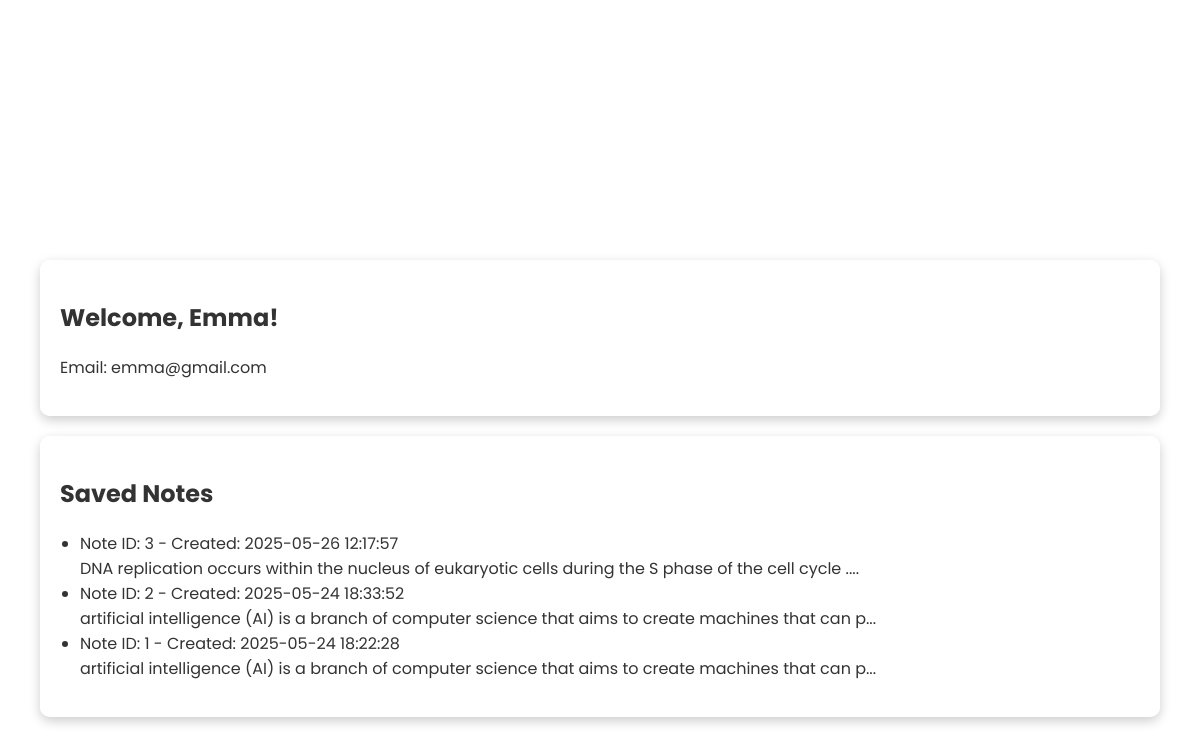
/dashboard (signed in), run on the app's committed database.
### tables this page shows
CREATE TABLE users (
        id INTEGER PRIMARY KEY AUTOINCREMENT,
        name TEXT NOT NULL,
        email TEXT NOT NULL UNIQUE,
        password TEXT NOT NULL
    );

CREATE TABLE notes (
        id INTEGER PRIMARY KEY AUTOINCREMENT,
        user_id INTEGER NOT NULL,
        summary TEXT NOT NULL,
        keywords TEXT,
        questions TEXT,
        flashcards TEXT,
        created_at TIMESTAMP DEFAULT CURRENT_TIMESTAMP, user_note_id INTEGER,
        FOREIGN KEY (user_id) REFERENCES users(id)
    );

### app.py (the view)
@app.route('/dashboard')
def dashboard():
    if 'user_id' not in session:
        return redirect(url_for('home'))
    conn = sqlite3.connect('users.db')
    cursor = conn.cursor()
    cursor.execute("SELECT name, email FROM users WHERE id = ?", (session['user_id'],))
    user = cursor.fetchone()
    cursor.execute("PRAGMA table_info(notes)")
    columns = [info[1] for info in cursor.fetchall()]
    use_user_note_id = 'user_note_id' in columns
    if use_user_note_id:
        cursor.execute("SELECT user_note_id, summary, created_at FROM notes WHERE user_id = ? ORDER BY created_at DESC", (session['user_id'],))
    else:
        cursor.execute("SELECT id, summary, created_at FROM notes WHERE user_id = ? ORDER BY created_at DESC", (session['user_id'],))
    saved_notes = cursor.fetchall()
    conn.close()
    notes_data = [{'user_note_id': note[0], 'summary': note[1], 'created_at': note[2]} for note in saved_notes]
    return render_template('dashboard.html', username=user[0], email=user[1], saved_notes=notes_data)

### templates/dashboard.html (shortened to what this page needs)
<!DOCTYPE html>
<html lang="en">
<head>
</head>
<body>
    <div class="scrollable-content">
        <div class="main-container">
            <header>
                <nav>
                    <ul class="nav-links">
                        <li><a href="{{ url_for('mainpage') }}">Home</a></li>
                        <li><a href="{{ url_for('view_notes') }}">Notes</a></li>
                        <li><a href="{{ url_for('view_flashcards') }}">FlashCards</a></li>
                        <li><a href="{{ url_for('quiz') }}">Quiz</a></li>
                        {% if 'user_id' in session %}
                            <li class="dropdown">
                                <a href="#" class="dropbtn">Profile</a>
                            </li>
                        {% else %}
                            <li><a href="{{ url_for('login') }}">Login</a></li>
                        {% endif %}
                    </ul>
                </nav>
            </header>
            <div class="content-container">
                <h1 class="title">Dashboard</h1>
                <div class="user-info">
                    <h2>Welcome, {{ username }}!</h2>
                    <p>Email: {{ email }}</p>
                </div>
                <div class="saved-notes">
                    <h2>Saved Notes</h2>
                    {% if saved_notes %}
                        <ul>
                            {% for note in saved_notes %}
                                <li>Note ID: {{ note.user_note_id }} - Created: {{ note.created_at }}<br>{{ note.summary[:100] }}...</li>
                            {% endfor %}
                        </ul>
                    {% else %}
                        <p>No saved notes yet.</p>
                    {% endif %}
                </div>
            </div>
        </div>
    </div>
</body>
</html>

### data on the page
users: name "Emma", email "emma@gmail.com"
notes: user_note_id "3", created_at "2025-05-26 12:17:57", summary "DNA replication occurs within the nucleus of eukaryotic cells during the S phase of the cell cycle ."
notes: user_note_id "2", created_at "2025-05-24 18:33:52", summary "artificial intelligence (AI) is a branch of computer science that aims to create machines that can p"
notes: user_note_id "1", created_at "2025-05-24 18:22:28", summary "artificial intelligence (AI) is a branch of computer science that aims to create machines that can p"
